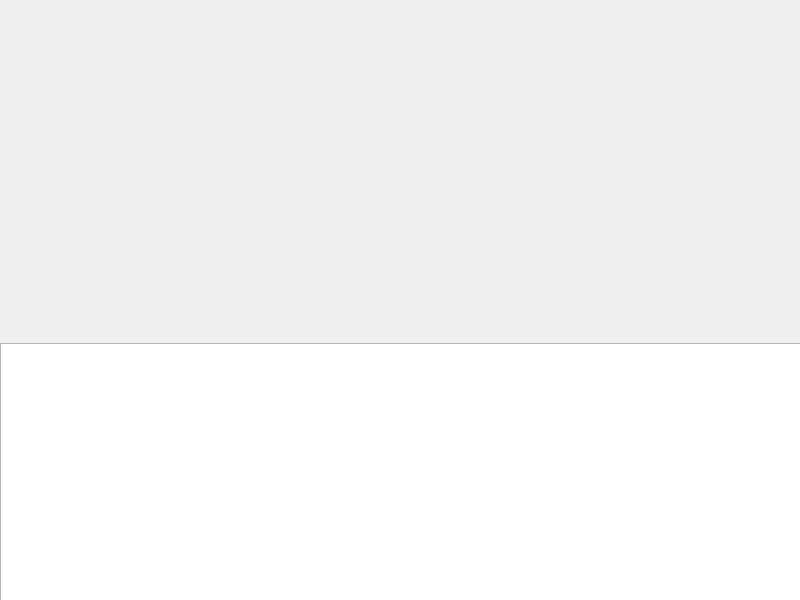
<?xml version="1.0" encoding="UTF-8"?>
<ui version="4.0">
 <class>VPS</class>
 <widget class="QMainWindow" name="VPS">
  <property name="geometry">
   <rect>
    <x>0</x>
    <y>0</y>
    <width>800</width>
    <height>600</height>
   </rect>
  </property>
  <property name="windowTitle">
   <string>VPS</string>
  </property>
  <widget class="QWidget" name="centralwidget">
   <widget class="QTextEdit" name="logView">
    <property name="geometry">
     <rect>
      <x>0</x>
      <y>343</y>
      <width>801</width>
      <height>261</height>
     </rect>
    </property>
   </widget>
  </widget>
 </widget>
 <resources/>
 <connections/>
</ui>
